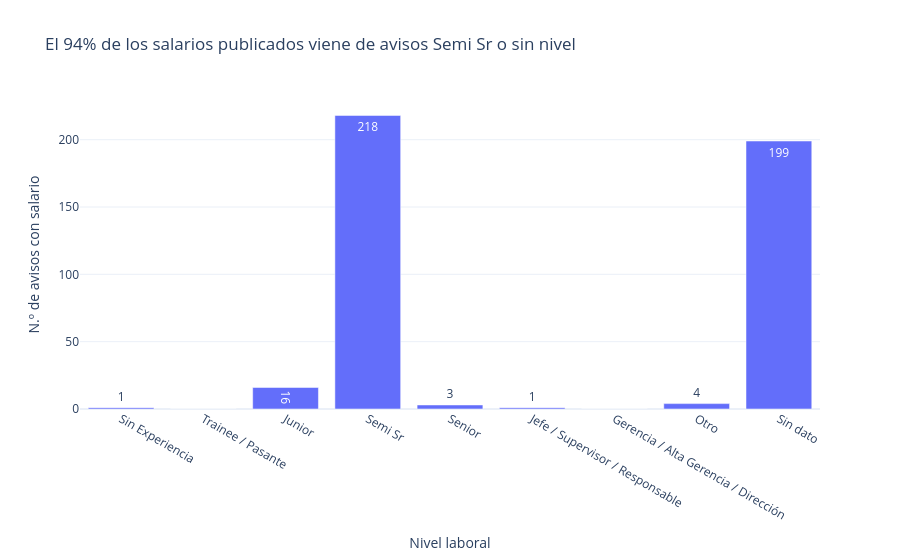

The notebook cell saved with this chart:
### Code cell
# ¿En qué niveles están los avisos que publican salario?
fig = px.bar(t5_salario_nivel, x="nivel_laboral", y="con_salario", text="con_salario",
             title=f"El {pct_semi_o_sin_nivel:.0%} de los salarios publicados viene de avisos Semi Sr o sin nivel",
             labels={"nivel_laboral": "Nivel laboral", "con_salario": "N.º de avisos con salario"})
fig.show()

no_comparables = t5_salario_nivel.loc[~t5_salario_nivel["n_suficiente"], "nivel_laboral"].tolist()
interpretar(f"Los niveles {', '.join(no_comparables)} tienen menos de {MIN_AVISOS_SALARIO} salarios publicados cada uno, así que "
            "**no se puede comparar el salario entre niveles**: la mediana de un grupo tan pequeño no es representativa.", "7.5", fig)

### Figure 1 — Plotly figure (JSON) as saved in the notebook; plotly's stock layout.template omitted (floating-point values rounded to 4 significant figures)
{"data": [{"hovertemplate": "Nivel laboral=%{x}<br>N.º de avisos con salario=%{text}<extra></extra>", "legendgroup": "", "marker": {"color": "#636efa", "pattern": {"shape": ""}}, "name": "", "orientation": "v", "showlegend": false, "text": [1.0, 0.0, 16.0, 218.0, 3.0, 1.0, 0.0, 4.0, 199.0], "textposition": "auto", "type": "bar", "x": ["Sin Experiencia", "Trainee / Pasante", "Junior", "Semi Sr", "Senior", "Jefe / Supervisor / Responsable", "Gerencia / Alta Gerencia / Dirección", "Otro", "Sin dato"], "xaxis": "x", "y": [1, 0, 16, 218, 3, 1, 0, 4, 199], "yaxis": "y"}], "layout": {"barmode": "relative", "legend": {"tracegroupgap": 0}, "title": {"text": "El 94% de los salarios publicados viene de avisos Semi Sr o sin nivel"}, "xaxis": {"anchor": "y", "domain": [0, 1], "title": {"text": "Nivel laboral"}}, "yaxis": {"anchor": "x", "domain": [0, 1], "title": {"text": "N.º de avisos con salario"}}}}
